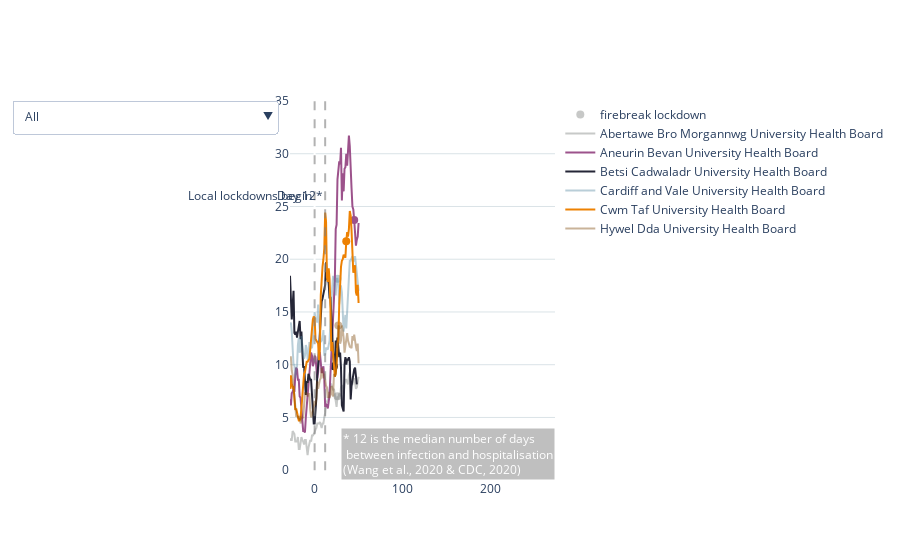

Write notebook code for a chart like this one.
### Code cell
fig = go.Figure()

colors = ['#747875', '#9C528B', '#252637', '#50869D', '#ED8103', '#794101']
colors_columns = {col: color for col, color in zip(ravg_healthboards.columns.to_list(), colors)}
cols_of_interest = ['Aneurin Bevan University Health Board', 'Betsi Cadwaladr University Health Board', 'Cwm Taf University Health Board']
showlegend = True

# add dot to show where firebreak lockdown began
for column in ravg_healthboards.columns.to_list():
    opacity = 1 if column in cols_of_interest else 0.4
    lockdown_dur = durations[column]
    fig.add_trace(
        go.Scatter(
            name = "firebreak lockdown",
            x = [first_day_firebreak.loc[column]],
            y = [ravg_healthboards.loc[first_day_firebreak.loc[column], column]],
            mode = 'markers',
            marker = dict(color = colors_columns[column], size = 8),
            showlegend=showlegend,
            opacity = opacity,
            hovertemplate = f"Firebreak lockdown begins in <br>{column} <br>after {lockdown_dur} days of local lockdowns"
        )
    )
    showlegend = False

# add trace for each health board
for column in ravg_healthboards.columns.to_list():
    opacity = 1 if column in cols_of_interest else 0.4
    x = ravg_healthboards.index
    y = ravg_healthboards[column]
    fig.add_trace(
        go.Scatter(
            x = x,
            y = y,
            name = column,
            line = dict(color = colors_columns[column]),
            opacity = opacity,
            hovertemplate = 'Days since start of local lockdowns: %{x}<br>Hospital admissions rolling average: %{y:.2f}'
        )
    )
    
# add dot so that tooltip will display date of first lockdown
for column in ravg_healthboards.columns.to_list():
    local_loc_date = first_day_local.loc[column, "date"].strftime("%Y-%m-%d")
    fig.add_trace(
        go.Scatter(
            name = "Lockdown begins",
            x = [0],
            y = [ravg_healthboards.loc[0, column]],
            mode = 'markers',
            marker = dict(color = colors_columns[column], size = 1),
            showlegend=False,
            opacity = 0.0,
            hovertemplate = f'Local lockdowns begins on {local_loc_date}' + '<br>Hospital admissions rolling average: %{y:.2f}'
        )
    )
    
base_title = "Weekly rolling average of daily hospital admissions<br>Health Board: "

# Add drop down menu
fig.update_layout(
    updatemenus=[go.layout.Updatemenu(
        active=0,
        buttons=list(
            [dict(label = 'All',
                  method = 'update',
                  args = [{'visible': [True, True, True, True, True, True] * 2}, # all plots
                          {'title': base_title + 'All',
                           'showlegend':True}]),
             dict(label = 'Abertawe Bro Morgannwg',
                  method = 'update',
                  args = [{'visible': [True, False, False, False,False, False] * 2}, # the index of True aligns with the indices of plot traces
                          {'title': base_title + 'Abertawe Bro Morgannwg',
                           'showlegend':True}]),
             dict(label = 'Aneurin Bevan University Health Board',
                  method = 'update',
                  args = [{'visible': [False, True, False, False,False, False] * 2},
                          {'title': base_title + 'Aneurin Bevan',
                           'showlegend':True}]),
            dict(label = 'Betsi Cadwaladr',
                  method = 'update',
                  args = [{'visible': [False, False, True, False, False, False] * 2},
                          {'title': base_title + 'Betsi Cadwaladr',
                           'showlegend':True}]),
             dict(label = 'Cardiff and Vale University Health Board',
                  method = 'update',
                  args = [{'visible': [False, False, False, True, False, False] * 2},
                          {'title': base_title + 'Cardiff and Vale',
                           'showlegend':True}]),
             dict(label = 'Cwm Taf',
                  method = 'update',
                  args = [{'visible': [False, False, False, False, True, False] * 2},
                          {'title': base_title + 'Cwm Taf',
                           'showlegend':True}]),
             dict(label = 'Hywel Dda',
                  method = 'update',
                  args = [{'visible': [False, False, False, False, False, True] * 2},
                          {'title': base_title + 'Cwm Taf',
                           'showlegend':True}]),
            ])
        )
    ])

# add vertical lines to show beginning of lockdown and day 12
for lab, pos in [('Local lockdowns begin', 0), ('Day 12*', 12)]:
    fig.add_shape(type="line",
        x0=pos, y0=0, x1=pos, y1=35,
        line=dict(
            color="Gray",
            width=2,
            dash="dash",
        ),
        opacity = 0.6
    )
    # add labels
    fig.add_annotation(
        x=pos-0.5, y=25, 
        text=lab, 
        showarrow=False, 
        xanchor = 'right', yanchor = 'bottom'
    )
    
fig.add_annotation(
    x = 30, y = 4,
    xanchor = 'left', yanchor = 'top',
    showarrow = False,
    text = "* 12 is the median number of days <br> between infection and hospitalisation<br>(Wang et al., 2020 & CDC, 2020)",
    bgcolor = 'gray',
    font = dict(color = 'white'),
    opacity = 0.5,
    align = 'left'
)

# update axes
fig.update_layout(plot_bgcolor='rgba(0,0,0,0)')

fig.write_html('visualisations/ravg_admissions_hb.html')
fig.show()

### Figure 1 — Plotly figure (JSON) as saved in the notebook; plotly's stock layout.template omitted (floating-point values rounded to 4 significant figures)
{"data": [{"hovertemplate": "Firebreak lockdown begins in <br>Abertawe Bro Morgannwg University Health Board <br>after 26 days of local lockdowns", "marker": {"color": "#747875", "size": 8}, "mode": "markers", "name": "firebreak lockdown", "opacity": 0.4, "showlegend": true, "type": "scatter", "x": [26], "y": [7]}, {"hovertemplate": "Firebreak lockdown begins in <br>Aneurin Bevan University Health Board <br>after 45 days of local lockdowns", "marker": {"color": "#9C528B", "size": 8}, "mode": "markers", "name": "firebreak lockdown", "opacity": 1, "showlegend": false, "type": "scatter", "x": [45], "y": [23.71]}, {"hovertemplate": "Firebreak lockdown begins in <br>Betsi Cadwaladr University Health Board <br>after 22 days of local lockdowns", "marker": {"color": "#252637", "size": 8}, "mode": "markers", "name": "firebreak lockdown", "opacity": 1, "showlegend": false, "type": "scatter", "x": [22], "y": [9.857]}, {"hovertemplate": "Firebreak lockdown begins in <br>Cardiff and Vale University Health Board <br>after 26 days of local lockdowns", "marker": {"color": "#50869D", "size": 8}, "mode": "markers", "name": "firebreak lockdown", "opacity": 0.4, "showlegend": false, "type": "scatter", "x": [26], "y": [18.14]}, {"hovertemplate": "Firebreak lockdown begins in <br>Cwm Taf University Health Board <br>after 36 days of local lockdowns", "marker": {"color": "#ED8103", "size": 8}, "mode": "markers", "name": "firebreak lockdown", "opacity": 1, "showlegend": false, "type": "scatter", "x": [36], "y": [21.71]}, {"hovertemplate": "Firebreak lockdown begins in <br>Hywel Dda University Health Board <br>after 27 days of local lockdowns", "marker": {"color": "#794101", "size": 8}, "mode": "markers", "name": "firebreak lockdown", "opacity": 0.4, "showlegend": false, "type": "scatter", "x": [27], "y": [13.71]}, {"hovertemplate": "Days since start of local lockdowns: %{x}<br>Hospital admissions rolling average: %{y:.2f}", "line": {"color": "#747875"}, "name": "Abertawe Bro Morgannwg University Health Board", "opacity": 0.4, "type": "scatter", "x": [-28, -27, -26, -25, -24, -23, -22, -21, -20, -19, -18, -17, -16, -15, -14, -13, -12, -11, -10, -9, -8, -7, -6, -5, -4, -3, -2, -1, 0, 1, 2, 3, 4, 5, 6, 7, 8, 9, 10, 11, 12, 13, 14, 15, 16, 17, 18, 19, 20, 21, 22, 23, 24, 25, 26, 27, 28, 29, 30, 31, 32, 33, 34, 35, 36, 37, 38, 39, 40, 41, 42, 43, 44, 45, 46, 47, 48, 49, 50], "y": [3, 2.857, 2.857, 3.714, 3.571, 3.429, 2.714, 2.714, 2.714, 3.143, 2, 2, 2.571, 3.143, 2.857, 2.714, 2.429, 2.857, 2.857, 2.286, 1.429, 2.143, 2.714, 2.857, 2.714, 3.286, 3.286, 3.429, 3.571, 3.857, 4, 4.429, 4.429, 4.429, 4.571, 4.286, 4, 4.429, 4.429, 5, 5.429, 6.571, 6.429, 6.714, 6.857, 7.714, 8.143, 8.143, 7.714, 7.571, 7.714, 7, 6.714, 6, 7, 6.714, 7.286, 7, 7.857, 8, 8, 7.286, 8.143, 8.571, 8.571, 8.286, 8.143, 9, 9.286, 8.714, 8.143, 8.143, 8.571, 8.714, 8.286, 7.714, 7.857, 8.286, 8.857]}, {"hovertemplate": "Days since start of local lockdowns: %{x}<br>Hospital admissions rolling average: %{y:.2f}", "line": {"color": "#9C528B"}, "name": "Aneurin Bevan University Health Board", "opacity": 1, "type": "scatter", "x": [-28, -27, -26, -25, -24, -23, -22, -21, -20, -19, -18, -17, -16, -15, -14, -13, -12, -11, -10, -9, -8, -7, -6, -5, -4, -3, -2, -1, 0, 1, 2, 3, 4, 5, 6, 7, 8, 9, 10, 11, 12, 13, 14, 15, 16, 17, 18, 19, 20, 21, 22, 23, 24, 25, 26, 27, 28, 29, 30, 31, 32, 33, 34, 35, 36, 37, 38, 39, 40, 41, 42, 43, 44, 45, 46, 47, 48, 49, 50], "y": [6.714, 6.143, 7.286, 7.429, 7.714, 7.429, 9, 9.714, 9.571, 8.571, 8.571, 7, 6.857, 5.429, 4.286, 3.714, 3.714, 3.571, 5, 6.143, 6.857, 7.714, 9.143, 10.43, 11.14, 10.86, 9.857, 10.14, 10.86, 10.71, 9.429, 8.714, 9.286, 11.14, 11.14, 9.714, 9.286, 9.286, 9.857, 8.571, 6, 6.286, 6.143, 5.857, 6.571, 7.143, 9.143, 11, 12.57, 15.14, 17.29, 18, 22.86, 23.29, 27.57, 28.29, 29.29, 29, 30.57, 25.57, 28.14, 26.43, 28.57, 28.71, 30, 28.86, 31.29, 31.71, 30.71, 27.57, 26.71, 25, 24.71, 23.71, 21.86, 21.29, 21.86, 22.14, 23.43]}, {"hovertemplate": "Days since start of local lockdowns: %{x}<br>Hospital admissions rolling average: %{y:.2f}", "line": {"color": "#252637"}, "name": "Betsi Cadwaladr University Health Board", "opacity": 1, "type": "scatter", "x": [-28, -27, -26, -25, -24, -23, -22, -21, -20, -19, -18, -17, -16, -15, -14, -13, -12, -11, -10, -9, -8, -7, -6, -5, -4, -3, -2, -1, 0, 1, 2, 3, 4, 5, 6, 7, 8, 9, 10, 11, 12, 13, 14, 15, 16, 17, 18, 19, 20, 21, 22, 23, 24, 25, 26, 27, 28, 29, 30, 31, 32, 33, 34, 35, 36, 37, 38, 39, 40, 41, 42, 43, 44, 45, 46, 47, 48, 49, 50], "y": [18.43, 15.71, 14.29, 15.57, 17, 13, 12.86, 13.14, 12.57, 13.14, 13.71, 14.14, 12.43, 13.14, 11.29, 9.714, 9.857, 8, 7.143, 8.429, 8.286, 9.143, 8.857, 8.571, 8.571, 7.429, 6.286, 4.429, 4.429, 5.286, 6.857, 9, 9.857, 11.57, 13.14, 15.14, 16, 16.29, 17, 17.14, 17.57, 19.71, 18.14, 18.14, 17.71, 16.29, 16.43, 14.43, 11.71, 11.14, 9.857, 9.857, 12.29, 11.57, 12.57, 11.29, 10.71, 11.14, 9.714, 6.143, 5.714, 5.571, 10, 10.71, 10, 10.57, 10.43, 10.71, 10.29, 6.714, 8, 8.571, 8.714, 9.571, 9.714, 8.714, 8.143, null, null]}, {"hovertemplate": "Days since start of local lockdowns: %{x}<br>Hospital admissions rolling average: %{y:.2f}", "line": {"color": "#50869D"}, "name": "Cardiff and Vale University Health Board", "opacity": 0.4, "type": "scatter", "x": [-28, -27, -26, -25, -24, -23, -22, -21, -20, -19, -18, -17, -16, -15, -14, -13, -12, -11, -10, -9, -8, -7, -6, -5, -4, -3, -2, -1, 0, 1, 2, 3, 4, 5, 6, 7, 8, 9, 10, 11, 12, 13, 14, 15, 16, 17, 18, 19, 20, 21, 22, 23, 24, 25, 26, 27, 28, 29, 30, 31, 32, 33, 34, 35, 36, 37, 38, 39, 40, 41, 42, 43, 44, 45, 46, 47, 48, 49, 50], "y": [13.71, 14, 13.14, 10.86, 10, 10, 8.714, 9.571, 9.857, 11.86, 12.57, 11.14, 11.43, 12.71, 11.43, 11, 10.57, 10.86, 11.86, 11.57, 10.57, 10.43, 12.14, 11.71, 11.71, 11.57, 12.29, 13.29, 15, 14.29, 14.43, 14, 15.71, 14.14, 13.14, 12.14, 12.29, 12.43, 13.29, 10.86, 11, 11.57, 11.57, 11.43, 11.86, 12.29, 14.14, 16.57, 17.29, 18.43, 17.71, 17.57, 16.57, 18.14, 18.14, 17.57, 15.71, 17.43, 17.43, 16.86, 14.29, 13.14, 14, 14.71, 13.43, 15.43, 17, 18.71, 19.86, 19.86, 20.14, 20.29, 19.86, 19.86, 20.29, 19.29, 18.29, 17.86, 17]}, {"hovertemplate": "Days since start of local lockdowns: %{x}<br>Hospital admissions rolling average: %{y:.2f}", "line": {"color": "#ED8103"}, "name": "Cwm Taf University Health Board", "opacity": 1, "type": "scatter", "x": [-28, -27, -26, -25, -24, -23, -22, -21, -20, -19, -18, -17, -16, -15, -14, -13, -12, -11, -10, -9, -8, -7, -6, -5, -4, -3, -2, -1, 0, 1, 2, 3, 4, 5, 6, 7, 8, 9, 10, 11, 12, 13, 14, 15, 16, 17, 18, 19, 20, 21, 22, 23, 24, 25, 26, 27, 28, 29, 30, 31, 32, 33, 34, 35, 36, 37, 38, 39, 40, 41, 42, 43, 44, 45, 46, 47, 48, 49, 50], "y": [7.714, 9, 8.143, 7.714, 8, 6.714, 5.714, 5.857, 5.429, 4.857, 4.714, 4.714, 5, 5.857, 7.143, 8.714, 9.143, 9.286, 9.857, 10.29, 10.29, 10.43, 10.57, 11.43, 12.43, 13.43, 14.29, 14.57, 14.43, 12.43, 12.29, 12.14, 12, 10.43, 11.43, 16.57, 18.86, 19.29, 20, 21, 24.43, 23.57, 18.29, 17.86, 19.14, 18.14, 15.43, 11.29, 12.14, 10.71, 9.857, 8.857, 9.143, 10, 12, 12.43, 15.71, 18, 19.29, 19.86, 20, 20.43, 20.29, 20.14, 21.71, 22.57, 22.14, 22.86, 24.57, 24.14, 22.71, 21.14, 18.71, 19.14, 19.43, 16.86, 16.57, 17.57, 15.86]}, {"hovertemplate": "Days since start of local lockdowns: %{x}<br>Hospital admissions rolling average: %{y:.2f}", "line": {"color": "#794101"}, "name": "Hywel Dda University Health Board", "opacity": 0.4, "type": "scatter", "x": [-28, -27, -26, -25, -24, -23, -22, -21, -20, -19, -18, -17, -16, -15, -14, -13, -12, -11, -10, -9, -8, -7, -6, -5, -4, -3, -2, -1, 0, 1, 2, 3, 4, 5, 6, 7, 8, 9, 10, 11, 12, 13, 14, 15, 16, 17, 18, 19, 20, 21, 22, 23, 24, 25, 26, 27, 28, 29, 30, 31, 32, 33, 34, 35, 36, 37, 38, 39, 40, 41, 42, 43, 44, 45, 46, 47, 48, 49, 50], "y": [10.71, 10.71, 9.429, 9, 8, 6.857, 5.429, 5.143, 5.143, 5, 4.857, 5.143, 4.429, 4.857, 5, 5, 6, 7.286, 7.286, 7.286, 7, 7.143, 7.286, 5.714, 5, 5.286, 5.571, 6, 6.571, 6.143, 6.857, 8.429, 7.714, 8.429, 8.571, 8.714, 9.714, 9.286, 8.714, 9.143, 8.429, 8, 7.857, 6.857, 7.429, 6.857, 7.143, 8, 7.286, 7, 9.143, 8.857, 9.143, 10.57, 11.43, 13.71, 13.57, 12, 12.29, 13.71, 13.29, 12.57, 11.14, 11.86, 12.57, 13, 12.29, 12, 11.71, 11.71, 11.57, 12.71, 12.29, 12.86, 12, 11.71, 11.29, 12, 10.14]}, {"hovertemplate": "Local lockdowns begins on 2020-09-27<br>Hospital admissions rolling average: %{y:.2f}", "marker": {"color": "#747875", "size": 1}, "mode": "markers", "name": "Lockdown begins", "opacity": 0, "showlegend": false, "type": "scatter", "x": [0], "y": [3.571]}, {"hovertemplate": "Local lockdowns begins on 2020-09-08<br>Hospital admissions rolling average: %{y:.2f}", "marker": {"color": "#9C528B", "size": 1}, "mode": "markers", "name": "Lockdown begins", "opacity": 0, "showlegend": false, "type": "scatter", "x": [0], "y": [10.86]}, {"hovertemplate": "Local lockdowns begins on 2020-10-01<br>Hospital admissions rolling average: %{y:.2f}", "marker": {"color": "#252637", "size": 1}, "mode": "markers", "name": "Lockdown begins", "opacity": 0, "showlegend": false, "type": "scatter", "x": [0], "y": [4.429]}, {"hovertemplate": "Local lockdowns begins on 2020-09-27<br>Hospital admissions rolling average: %{y:.2f}", "marker": {"color": "#50869D", "size": 1}, "mode": "markers", "name": "Lockdown begins", "opacity": 0, "showlegend": false, "type": "scatter", "x": [0], "y": [15]}, {"hovertemplate": "Local lockdowns begins on 2020-09-17<br>Hospital admissions rolling average: %{y:.2f}", "marker": {"color": "#ED8103", "size": 1}, "mode": "markers", "name": "Lockdown begins", "opacity": 0, "showlegend": false, "type": "scatter", "x": [0], "y": [14.43]}, {"hovertemplate": "Local lockdowns begins on 2020-09-26<br>Hospital admissions rolling average: %{y:.2f}", "marker": {"color": "#794101", "size": 1}, "mode": "markers", "name": "Lockdown begins", "opacity": 0, "showlegend": false, "type": "scatter", "x": [0], "y": [6.571]}], "layout": {"annotations": [{"showarrow": false, "text": "Local lockdowns begin", "x": -0.5, "xanchor": "right", "y": 25, "yanchor": "bottom"}, {"showarrow": false, "text": "Day 12*", "x": 11.5, "xanchor": "right", "y": 25, "yanchor": "bottom"}, {"align": "left", "bgcolor": "gray", "font": {"color": "white"}, "opacity": 0.5, "showarrow": false, "text": "* 12 is the median number of days <br> between infection and hospitalisation<br>(Wang et al., 2020 & CDC, 2020)", "x": 30, "xanchor": "left", "y": 4, "yanchor": "top"}], "plot_bgcolor": "rgba(0,0,0,0)", "shapes": [{"line": {"color": "Gray", "dash": "dash", "width": 2}, "opacity": 0.6, "type": "line", "x0": 0, "x1": 0, "y0": 0, "y1": 35}, {"line": {"color": "Gray", "dash": "dash", "width": 2}, "opacity": 0.6, "type": "line", "x0": 12, "x1": 12, "y0": 0, "y1": 35}], "updatemenus": [{"active": 0, "buttons": [{"args": [{"visible": [true, true, true, true, true, true, true, true, true, true, true, true]}, {"showlegend": true, "title": "Weekly rolling average of daily hospital admissions<br>Health Board: All"}], "label": "All", "method": "update"}, {"args": [{"visible": [true, false, false, false, false, false, true, false, false, false, false, false]}, {"showlegend": true, "title": "Weekly rolling average of daily hospital admissions<br>Health Board: Abertawe Bro Morgannwg"}], "label": "Abertawe Bro Morgannwg", "method": "update"}, {"args": [{"visible": [false, true, false, false, false, false, false, true, false, false, false, false]}, {"showlegend": true, "title": "Weekly rolling average of daily hospital admissions<br>Health Board: Aneurin Bevan"}], "label": "Aneurin Bevan University Health Board", "method": "update"}, {"args": [{"visible": [false, false, true, false, false, false, false, false, true, false, false, false]}, {"showlegend": true, "title": "Weekly rolling average of daily hospital admissions<br>Health Board: Betsi Cadwaladr"}], "label": "Betsi Cadwaladr", "method": "update"}, {"args": [{"visible": [false, false, false, true, false, false, false, false, false, true, false, false]}, {"showlegend": true, "title": "Weekly rolling average of daily hospital admissions<br>Health Board: Cardiff and Vale"}], "label": "Cardiff and Vale University Health Board", "method": "update"}, {"args": [{"visible": [false, false, false, false, true, false, false, false, false, false, true, false]}, {"showlegend": true, "title": "Weekly rolling average of daily hospital admissions<br>Health Board: Cwm Taf"}], "label": "Cwm Taf", "method": "update"}, {"args": [{"visible": [false, false, false, false, false, true, false, false, false, false, false, true]}, {"showlegend": true, "title": "Weekly rolling average of daily hospital admissions<br>Health Board: Cwm Taf"}], "label": "Hywel Dda", "method": "update"}]}], "yaxis": {"gridcolor": "#DAE3E7", "gridwidth": 1, "showgrid": true}}}
